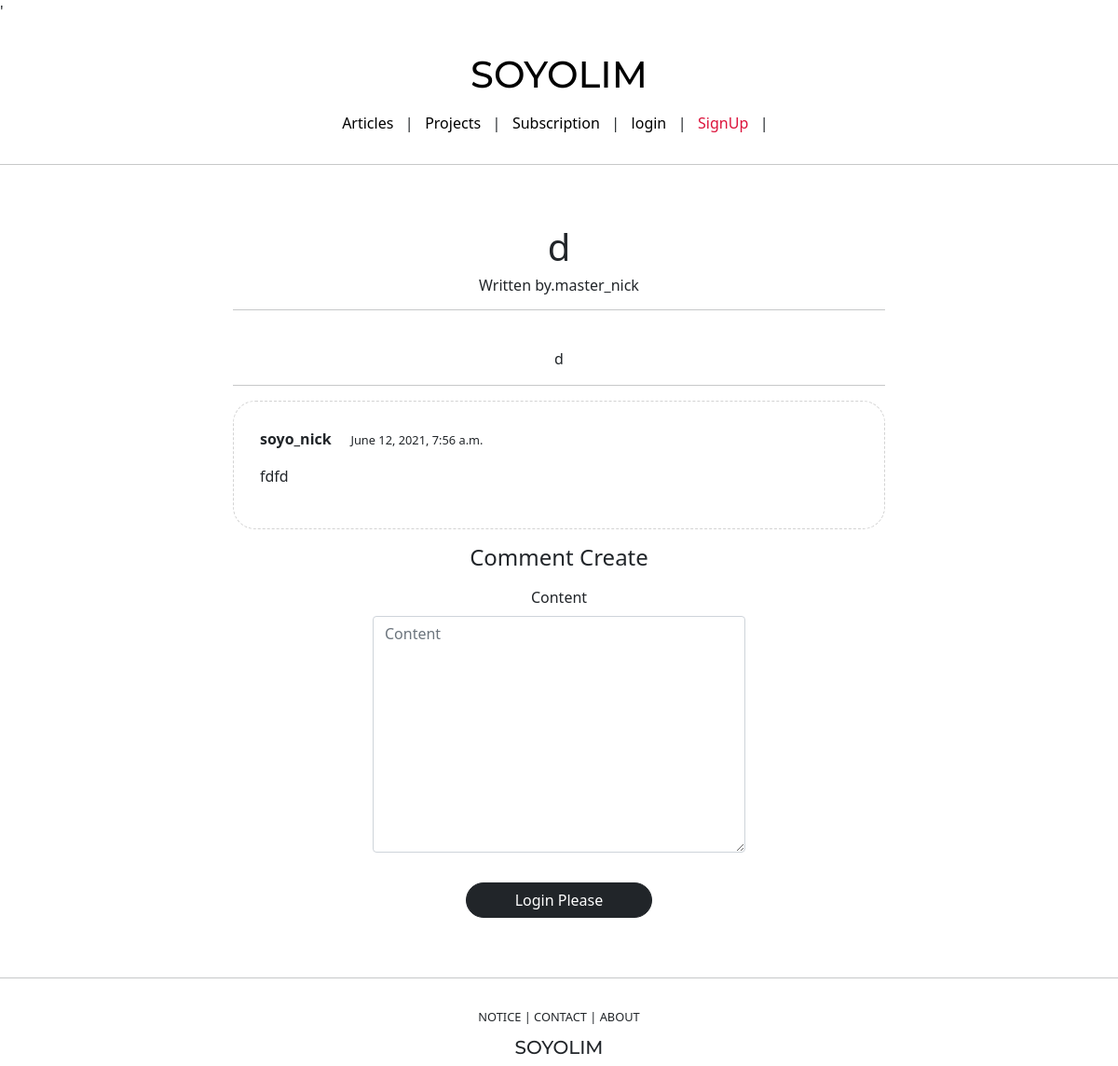
Before: /articles/detail/5 with the older database file.
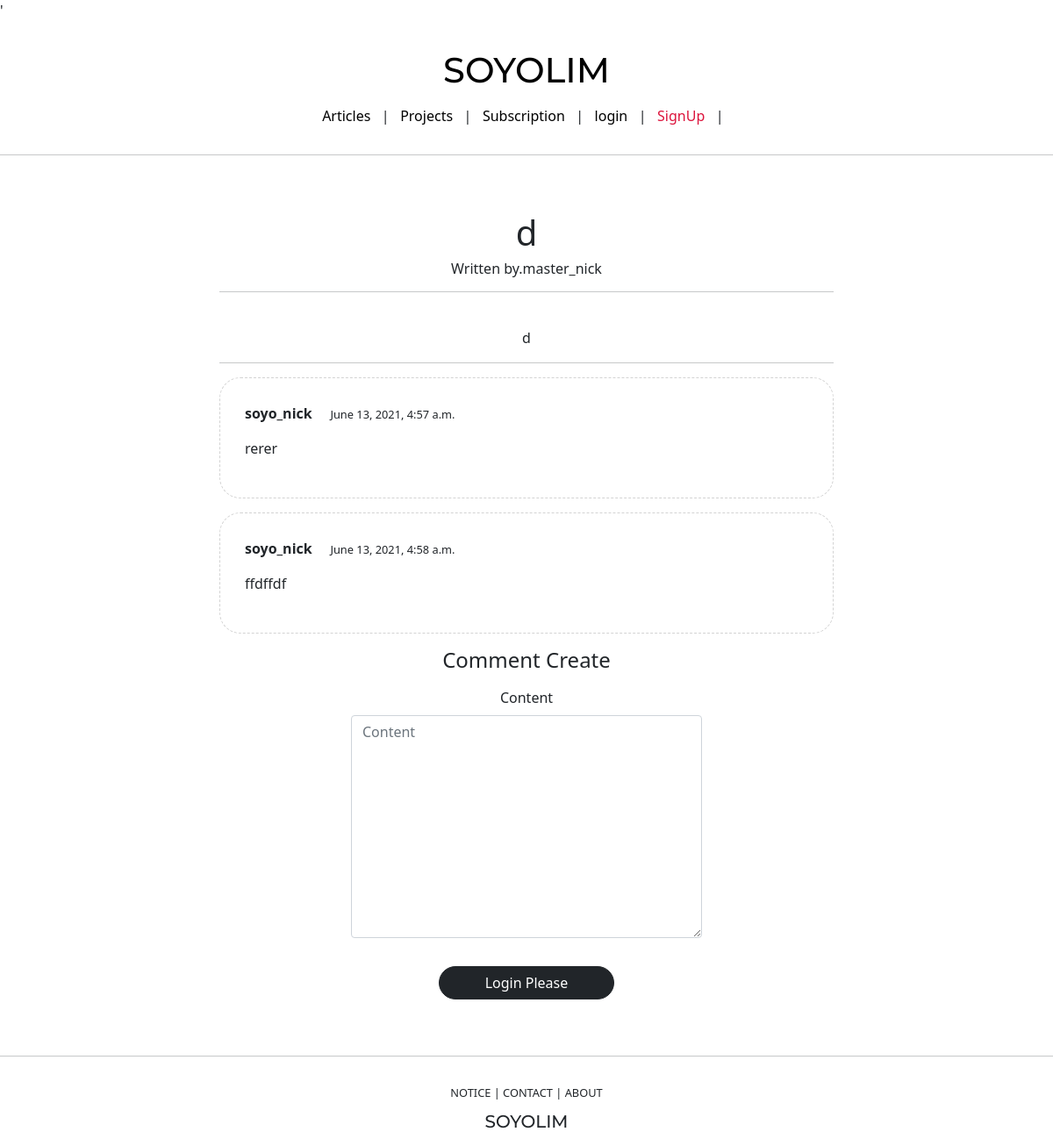
After: the same page with the newer database file.
### commentapp/models.py (models this page shows)
class Comment(models.Model):
    article = models.ForeignKey(Article, on_delete=models.SET_NULL, null=True, related_name='comment')
    writer = models.ForeignKey(User, on_delete=models.SET_NULL, null=True, related_name='comment')
    content = models.TextField(null=False)
    created_at = models.DateTimeField(auto_now_add=True)

### profileapp/models.py (models this page shows)
class Profile(models.Model):
    user = models.OneToOneField(User,on_delete=models.CASCADE, related_name='profile')
    image = models.ImageField(upload_to='profile/',null=True)
    nickname = models.CharField(max_length=255, unique=True, null=True)
    message = models.CharField(max_length=100, null=True)

### articleapp/views.py (the view)
# urls.py: path('detail/<int:pk>', ArticleDetailView.as_view(), name='detail'),
class ArticleDetailView(DetailView,FormMixin):
    model = Article
    form_class = CommentCreationForm
    context_object_name = 'target_article'
    template_name = 'articleapp/detail.html'

### commentapp/forms.py
class CommentCreationForm(ModelForm):
    class Meta:
        model = Comment
        fields = ['content']

### articleapp/templates/articleapp/detail.html (shortened to what this page needs)
{% extends 'base.html' %}
{% block content %}
<div>
  <div style = "text-align: center; max-width: 700px; margin: 4rem auto;">
    <h1>
      {{ target_article.title}}
    </h1>
    <h6 style="font-weight: 300;">
      <span>Written by.</span>{{ target_article.writer.profile.nickname }}
    </h6>
    <hr>
    <p>
      {{ target_article.content }}
    </p>
    <hr>
    {% for comment in target_article.comment.all %}
      {% include 'commentapp/detail.html' with comment=comment %}
    {% endfor %}
    {% include 'commentapp/create.html' with article=target_article %}
  </div>
</div>
{% endblock %}

### commentapp/templates/commentapp/detail.html (shortened to what this page needs)
<div style="border: 1px dashed lightgrey; text-align:left; padding: 4%; margin: 1rem 0 ;border-radius: 1.5rem;">
  <div>
    <strong>{{comment.writer.profile.nickname}}</strong>
    <span style="font-size: 0.8rem;">{{ comment.created_at }}</span>
  </div>
  <div style="margin: 1rem 0;">
    {{ comment.content }}
  </div>
</div>

Changed rows visible on the page:
removed Comment: writer.profile.nickname "soyo_nick", created_at "June 12, 2021, 7:56 a.m.", content "fdfd"
added Comment: writer.profile.nickname "soyo_nick", created_at "June 13, 2021, 4:57 a.m.", content "rerer"
added Comment: writer.profile.nickname "soyo_nick", created_at "June 13, 2021, 4:58 a.m.", content "ffdffdf"
